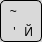
              <widget class="QWidget" name="key_tilda" native="true">
               <property name="minimumSize">
                <size>
                 <width>42</width>
                 <height>42</height>
                </size>
               </property>
               <property name="maximumSize">
                <size>
                 <width>42</width>
                 <height>42</height>
                </size>
               </property>
               <property name="styleSheet">
                <string notr="true">border: 1px solid black;
background-color: #D9D9D9; 
border-radius: 5px;
 color: black; 
</string>
               </property>
               <layout class="QGridLayout" name="gridLayout_21" rowstretch="0,0,0,0" columnstretch="0,0,0">
                <property name="leftMargin">
                 <number>0</number>
                </property>
                <property name="topMargin">
                 <number>0</number>
                </property>
                <property name="rightMargin">
                 <number>0</number>
                </property>
                <property name="bottomMargin">
                 <number>0</number>
                </property>
                <property name="spacing">
                 <number>0</number>
                </property>
                <item row="3" column="2">
                 <widget class="QLabel" name="label_22">
                  <property name="styleSheet">
                   <string notr="true">border: none;  background: transparent</string>
                  </property>
                  <property name="text">
                   <string> Й</string>
                  </property>
                 </widget>
                </item>
                <item row="3" column="0">
                 <widget class="QLabel" name="label_26">
                  <property name="styleSheet">
                   <string notr="true">border: none; background: transparent</string>
                  </property>
                  <property name="text">
                   <string>    '</string>
                  </property>
                 </widget>
                </item>
                <item row="2" column="0">
                 <widget class="QLabel" name="label_30">
                  <property name="styleSheet">
                   <string notr="true">border: none;  background: transparent</string>
                  </property>
                  <property name="text">
                   <string>   ~</string>
                  </property>
                 </widget>
                </item>
               </layout>
              </widget>
